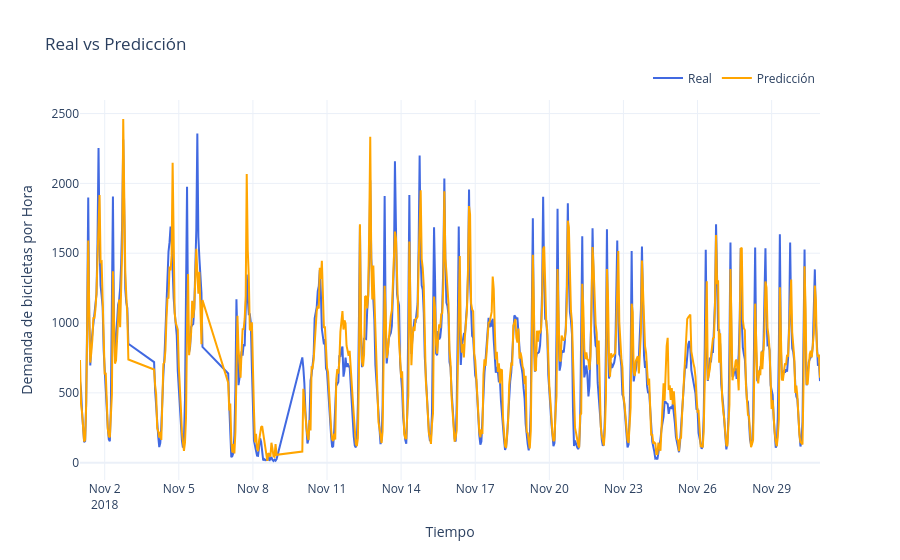

Notebook source saved alongside this figure:
### Markdown cell above
KNeighborsRegressor (Vecinos Cercanos)

### Code cell
# Entrenar modelo Vecinos Cercanos
knn_model = KNeighborsRegressor(n_neighbors=5)
knn_model.fit(X_train, y_train)
y_pred_knn_train = knn_model.predict(X_train)
y_pred_knn_test = knn_model.predict(X_test)

# Evaluar Modelo
metrics_knn = eval_regression(y_test, y_pred_knn_test, y_train, y_pred_knn_train, times=times_test)
print(metrics_knn)

### Figure 1 — Plotly figure (JSON) as saved in the notebook; plotly's stock layout.template omitted (floating-point values rounded to 4 significant figures; data arrays with more than 128 entries replaced by an {"elided": "..."} marker saying what was removed)
{"data": [{"line": {"color": "royalblue"}, "mode": "lines", "name": "Real", "type": "scatter", "x": {"elided": "648 str values"}, "y": {"elided": "648 int values"}}, {"line": {"color": "orange"}, "mode": "lines", "name": "Predicción", "type": "scatter", "x": {"elided": "648 str values"}, "y": {"elided": "648 float values"}}], "layout": {"legend": {"orientation": "h", "x": 1, "xanchor": "right", "y": 1.02, "yanchor": "bottom"}, "title": {"text": "Real vs Predicción"}, "xaxis": {"title": {"text": "Tiempo"}}, "yaxis": {"title": {"text": "Demanda de bicicletas por Hora"}}}}
